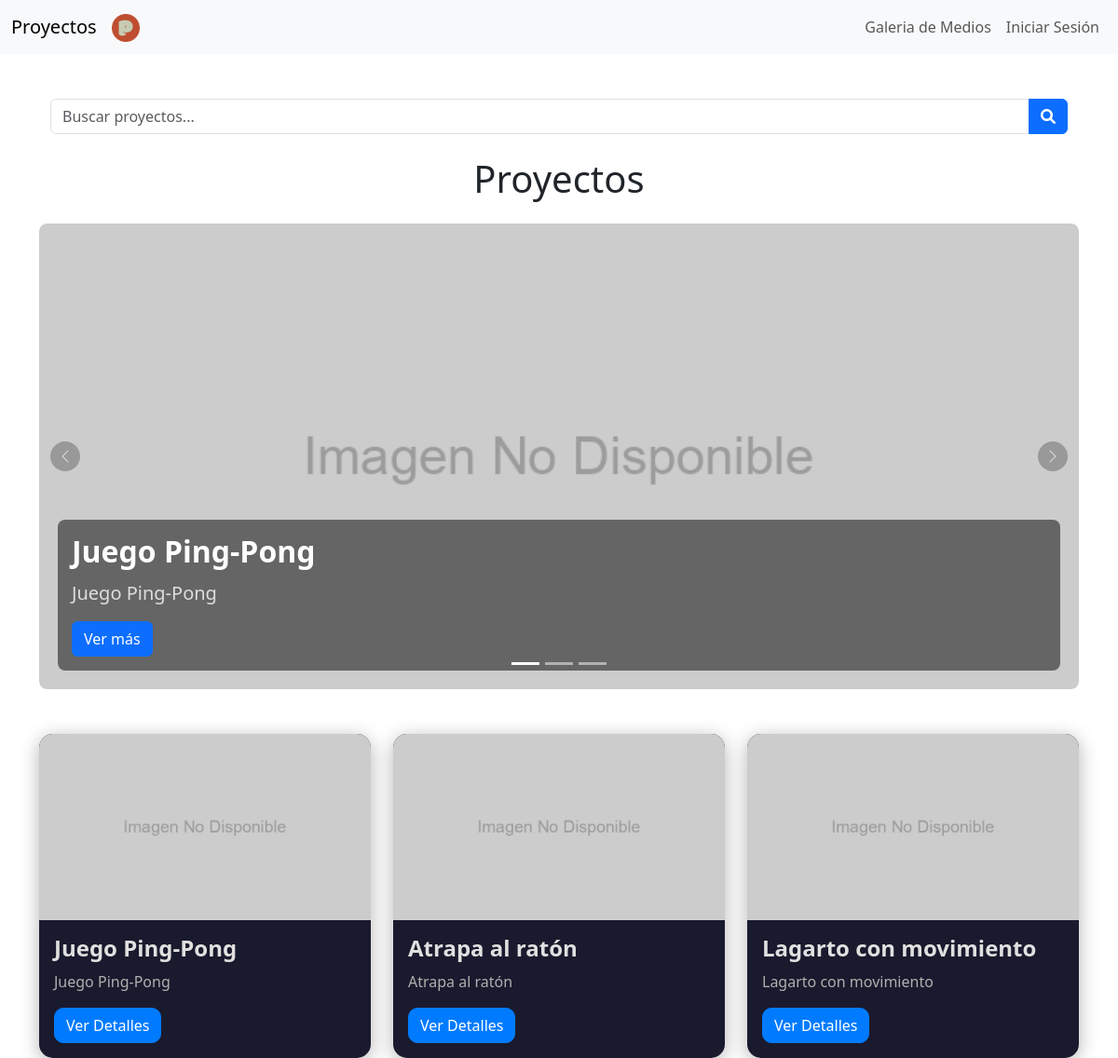
The app's page /, older data.
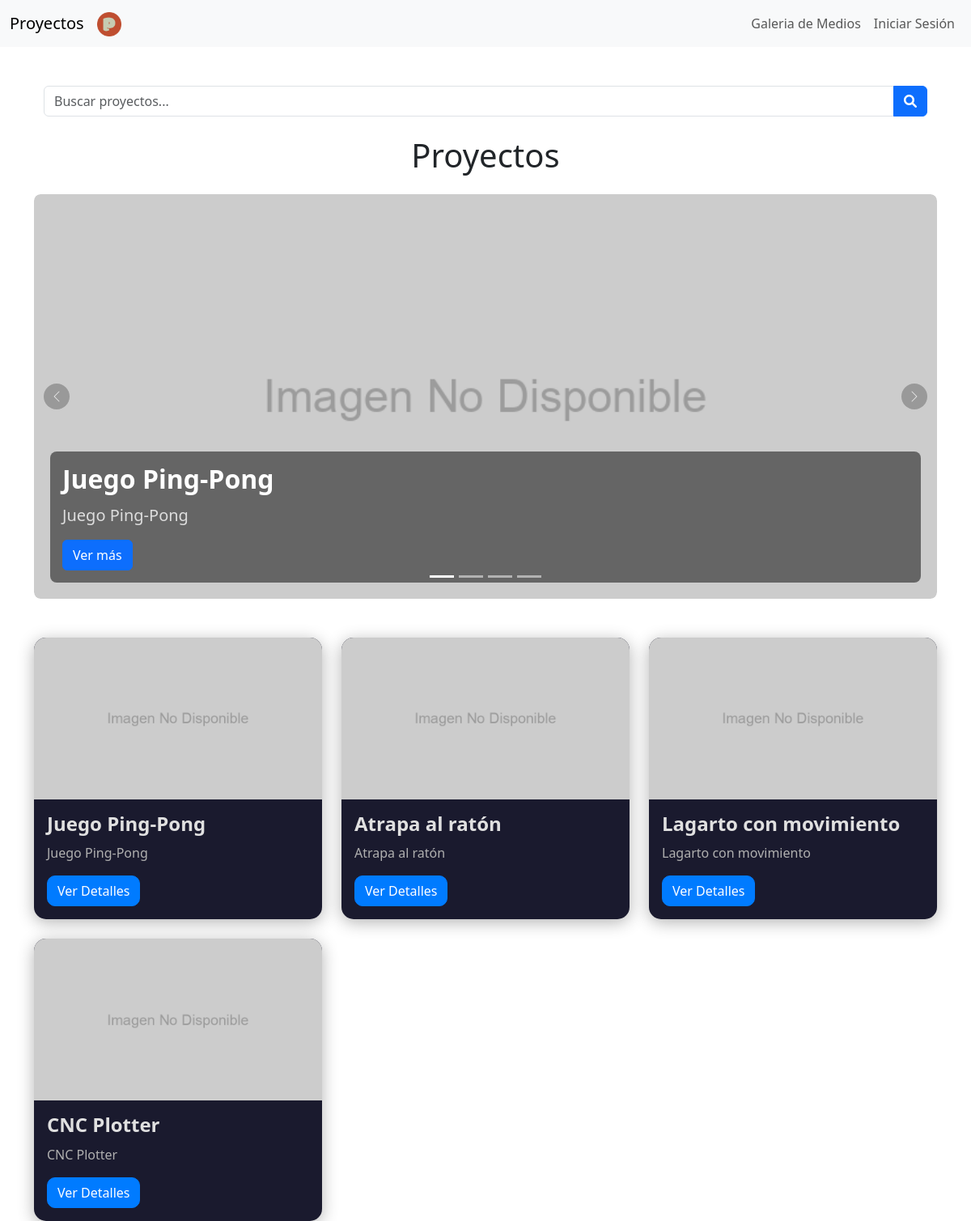
The same page, newer data.
### projects/models.py (models this page shows, shortened)
class Project(models.Model):
    userID = models.ForeignKey(User,on_delete=models.CASCADE)
    title = models.CharField(max_length=100)
    subtitle = models.CharField(max_length=100,blank=True,null=True)
    image_url = models.URLField()
    image = models.ImageField(upload_to='images/', default='800x600.png', null=True)
    video = models.FileField(upload_to='videos/', default='800x600.png', null=True)
    video_url = models.URLField(blank=True, null=True)
    description = models.TextField()
    objective = models.TextField()
    goals = models.TextField()
    content = models.TextField()
    teachers = models.TextField()
    course = models.TextField()
    students = models.TextField()
    subject = models.TextField()
    created_at = models.DateTimeField(auto_now_add=True)
    updated_at = models.DateTimeField(auto_now=True)
    @property
    def large_image_url(self):
        return self.image_url.replace('small', 'large')

### projects/views.py (the view, shortened to what this page needs)
# urls.py: path('', views.IndexView.as_view(), name='index'),
class IndexView(View):
    def get(self, request):
        projects = Project.objects.all()
        return render(request, 'projects/index.html', {'projects': projects})

### templates/projects/index.html (shortened to what this page needs)
{% extends 'layouts/main.html' %}
{% load static %}
{% block content %}
<div class="container mt-5">
    <form method="post" class="d-flex align-items-center">
        <div class="input-group mb-4">
            <input type="text" id="searchInput" name="search_query" placeholder="Buscar proyectos..."
                class="form-control search-input">
            <button type="submit" class="btn btn-primary search-button">
                <i class="fa-solid fa-magnifying-glass"></i>
            </button>
        </div>
    </form>
</div>
<h1 class="text-center mb-4">Proyectos</h1>
<div id="heroCarousel" class="carousel slide mb-5" data-bs-ride="carousel">
    <div class="carousel-indicators">
        {% for i in projects %}
        <button type="button" data-bs-target="#heroCarousel" data-bs-slide-to="{{ forloop.counter0 }}"
        {% if forloop.first %}class="active" {% endif %} aria-current="true"
            aria-label="Slide {{ forloop.counter }}"></button>
        {% endfor %}
    </div>
    <div class="carousel-inner">
        {% with has_projects=projects|length %}
        {% if has_projects %}
        {% for project in projects %}
        <div class="carousel-item {% if forloop.first %}active{% endif %}">
            <img src="{{ project.large_image_url }}" class="d-block w-100 carousel-img" alt="{{ project.title }}">
            <div class="carousel-caption d-none d-md-block">
                <h5 class="carousel-title">{{ project.title }}</h5>
                <p class="carousel-subtitle">{{ project.subtitle }}</p>
                <a href="{% url 'project_detail' project.id %}" class="btn btn-primary">Ver más</a>
            </div>
        </div>
        {% endfor %}
        {% endif %}
        {% endwith %}
    </div>
    <button class="carousel-control-prev" type="button" data-bs-target="#heroCarousel" data-bs-slide="prev">
        <span class="carousel-control-prev-icon" aria-hidden="true"></span>
    </button>
    <button class="carousel-control-next" type="button" data-bs-target="#heroCarousel" data-bs-slide="next">
        <span class="carousel-control-next-icon" aria-hidden="true"></span>
    </button>
</div>
<div class="row row-cols-1 row-cols-md-3 g-4" id="projectList">
    {% with has_projects=projects|length %}
    {% if has_projects %}
    {% for project in projects %}
    <div class="col project-item">
        <div class="card project-card">
            <img src="{{ project.large_image_url }}" class="card-img-top project-img" alt="{{ project.title }}">
            <div class="card-body">
                <h5 class="card-title">{{ project.title }}</h5>
                <p class="card-text">{{ project.subtitle }}</p>
                <a href="{% url 'project_detail' project.id %}" class="btn btn-primary project-btn">Ver Detalles</a>
            </div>
        </div>
    </div>
    {% endfor %}
    {% endif %}
    {% endwith %}
</div>
{% endblock %}

### templates/layouts/main.html (shortened to what this page needs)
{% load static %}
<!DOCTYPE html>
<html lang="es">
<head>
    <link href="https://cdn.jsdelivr.net/npm/bootstrap@5.3.0/dist/css/bootstrap.min.css" rel="stylesheet">
    <link rel="stylesheet" href="https://cdnjs.cloudflare.com/ajax/libs/font-awesome/6.0.0-beta3/css/all.min.css">
    <link rel="stylesheet" type="text/css" href="{% static 'css/main.css' %}">
</head>
<body>
    <header>
        <nav class="navbar navbar-expand-lg navbar-light bg-light">
            <div class="container-fluid">
                <a class="navbar-brand" href="{% url 'index' %}">Proyectos</a>
                <a href="{% url 'index' %}" class="navbar-brand">
                    <img src="{% static 'images/logo.png' %}" width="30" height="30" alt="Logo">
                </a>
                {% if user.is_authenticated %}
                <div class="collapse navbar-collapse" id="navbarNav">
                    <ul class="navbar-nav ms-auto">
                        <li class="nav-item">
                            <a class="nav-link" href="{% url 'media_galery' %}">Galeria de Medios</a>
                        </li>
                        <li class="nav-item">
                            <a class="nav-link" href="{% url 'index' %}">Inicio</a>
                        </li>
                        <li class="nav-item">
                            <a class="nav-link" href="{% url 'project_create' %}">Crear Proyecto</a>
                        </li>
                        <li class="nav-item">
                            <a class="nav-link" href="{% url 'panel_user' %}">
                                <i class="fas fa-user"></i> Panel de Usuario
                            </a>
                        </li>
                    </ul>
                </div>
                {% else %}
                <div class="collapse navbar-collapse" id="navbarNav">
                    <ul class="navbar-nav ms-auto">
                        <li class="nav-item">
                            <a class="nav-link" href="{% url 'media_galery' %}">Galeria de Medios</a>
                        </li>
                        <li class="nav-item">
                            <a class="nav-link" href="{% url 'login' %}">Iniciar Sesión</a>
                        </li>
                    </ul>
                </div>
                {% endif %}
            </div>
        </nav>
    </header>
    <main class="container my-5">
        {% block content %}{% endblock %}
    </main>
</body>
</html>

### static/css/main.css (style rules this page uses)
main { height: 80vh; }

### templates/layouts/main.html (style rules this page uses)
main { height: 100vh; }
.project-card { background-color: #1a1a2e; color: #e0e0e0; border: none; border-radius: 15px; box-shadow: 0 4px 20px rgba(0, 0, 0, 0.3); transition: transform 0.3s ease-in-out, box-shadow 0.3s ease-in-out; }
.project-img { border-radius: 15px 15px 0 0; height: 200px; object-fit: cover; }
.project-card .card-title { font-size: 1.5rem; font-weight: 600; margin-bottom: 10px; }
.project-card .card-text { font-size: 1rem; color: #b0b0b0; }
.project-btn { background-color: #007bff; border-color: #007bff; border-radius: 10px; transition: background-color 0.3s ease-in-out, border-color 0.3s ease-in-out; }
#heroCarousel { position: relative; overflow: hidden; border-radius: 8px; }
.carousel-inner img { border-radius: 8px; object-fit: cover; }
.carousel-caption { bottom: 20px; left: 20px; right: 20px; text-align: left; background: rgba(0, 0, 0, 0.5); padding: 15px; border-radius: 8px; }
.carousel-title { font-size: 2rem; font-weight: bold; color: #fff; margin-bottom: 10px; }
.carousel-subtitle { font-size: 1.25rem; color: #ddd; margin-bottom: 15px; }
.carousel-control-prev-icon, .carousel-control-next-icon { background-color: rgba(0, 0, 0, 0.5); border-radius: 50%; }
.carousel-control-prev, .carousel-control-next { width: 5%; }
.carousel-control-prev-icon, .carousel-control-next-icon { background-size: 50%; background-repeat: no-repeat; background-position: center; }
.carousel-inner { width: 100%; height: 500px; }
.carousel-item { height: 100%; }
.carousel-img { width: 100%; height: 100%; object-fit: cover; }
.project-img { width: 100%; height: 200px; object-fit: cover; }

Row changes from the older to the newer data that the page shows:
added Project: large_image_url (picture), title "CNC Plotter", subtitle "CNC Plotter"
